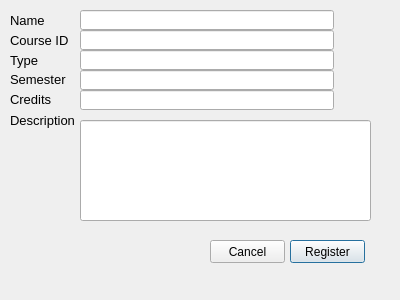
<?xml version="1.0" encoding="UTF-8"?>
<ui version="4.0">
 <class>Dialog</class>
 <widget class="QDialog" name="Dialog">
  <property name="geometry">
   <rect>
    <x>0</x>
    <y>0</y>
    <width>400</width>
    <height>300</height>
   </rect>
  </property>
  <property name="windowTitle">
   <string>Dialog</string>
  </property>
  <widget class="QPushButton" name="btnRegister">
   <property name="geometry">
    <rect>
     <x>290</x>
     <y>240</y>
     <width>75</width>
     <height>23</height>
    </rect>
   </property>
   <property name="text">
    <string>Register</string>
   </property>
  </widget>
  <widget class="QPushButton" name="btnCancel">
   <property name="geometry">
    <rect>
     <x>210</x>
     <y>240</y>
     <width>75</width>
     <height>23</height>
    </rect>
   </property>
   <property name="text">
    <string>Cancel</string>
   </property>
  </widget>
  <widget class="QLabel" name="labelCourseId">
   <property name="geometry">
    <rect>
     <x>10</x>
     <y>30</y>
     <width>71</width>
     <height>21</height>
    </rect>
   </property>
   <property name="text">
    <string>&lt;html&gt;&lt;head/&gt;&lt;body&gt;&lt;p&gt;&lt;span style=&quot; font-size:10pt;&quot;&gt;Course ID&lt;/span&gt;&lt;/p&gt;&lt;/body&gt;&lt;/html&gt;</string>
   </property>
  </widget>
  <widget class="QLabel" name="labelSemester">
   <property name="geometry">
    <rect>
     <x>10</x>
     <y>70</y>
     <width>61</width>
     <height>20</height>
    </rect>
   </property>
   <property name="text">
    <string>&lt;html&gt;&lt;head/&gt;&lt;body&gt;&lt;p&gt;&lt;span style=&quot; font-size:10pt;&quot;&gt;Semester&lt;/span&gt;&lt;/p&gt;&lt;/body&gt;&lt;/html&gt;</string>
   </property>
  </widget>
  <widget class="QLabel" name="labelCredits">
   <property name="geometry">
    <rect>
     <x>10</x>
     <y>90</y>
     <width>51</width>
     <height>20</height>
    </rect>
   </property>
   <property name="text">
    <string>&lt;html&gt;&lt;head/&gt;&lt;body&gt;&lt;p&gt;&lt;span style=&quot; font-size:10pt;&quot;&gt;Credits&lt;/span&gt;&lt;/p&gt;&lt;/body&gt;&lt;/html&gt;</string>
   </property>
  </widget>
  <widget class="QLabel" name="labelDescription">
   <property name="geometry">
    <rect>
     <x>10</x>
     <y>100</y>
     <width>91</width>
     <height>41</height>
    </rect>
   </property>
   <property name="text">
    <string>&lt;html&gt;&lt;head/&gt;&lt;body&gt;&lt;p&gt;&lt;span style=&quot; font-size:10pt;&quot;&gt;Description&lt;/span&gt;&lt;/p&gt;&lt;/body&gt;&lt;/html&gt;</string>
   </property>
  </widget>
  <widget class="QLabel" name="labelType">
   <property name="geometry">
    <rect>
     <x>10</x>
     <y>50</y>
     <width>61</width>
     <height>21</height>
    </rect>
   </property>
   <property name="text">
    <string>&lt;html&gt;&lt;head/&gt;&lt;body&gt;&lt;p&gt;&lt;span style=&quot; font-size:10pt;&quot;&gt;Type&lt;/span&gt;&lt;/p&gt;&lt;/body&gt;&lt;/html&gt;</string>
   </property>
  </widget>
  <widget class="QLineEdit" name="inputCourseId">
   <property name="geometry">
    <rect>
     <x>80</x>
     <y>30</y>
     <width>254</width>
     <height>20</height>
    </rect>
   </property>
   <property name="readOnly">
    <bool>true</bool>
   </property>
  </widget>
  <widget class="QLineEdit" name="inputCourseType">
   <property name="geometry">
    <rect>
     <x>80</x>
     <y>50</y>
     <width>254</width>
     <height>20</height>
    </rect>
   </property>
   <property name="readOnly">
    <bool>true</bool>
   </property>
  </widget>
  <widget class="QLineEdit" name="inputCourseSemester">
   <property name="geometry">
    <rect>
     <x>80</x>
     <y>70</y>
     <width>254</width>
     <height>20</height>
    </rect>
   </property>
   <property name="readOnly">
    <bool>true</bool>
   </property>
  </widget>
  <widget class="QLineEdit" name="inputCourseCredits">
   <property name="geometry">
    <rect>
     <x>80</x>
     <y>90</y>
     <width>254</width>
     <height>20</height>
    </rect>
   </property>
   <property name="readOnly">
    <bool>true</bool>
   </property>
  </widget>
  <widget class="QLineEdit" name="inputCourseDescription">
   <property name="geometry">
    <rect>
     <x>80</x>
     <y>120</y>
     <width>291</width>
     <height>101</height>
    </rect>
   </property>
   <property name="readOnly">
    <bool>true</bool>
   </property>
  </widget>
  <widget class="QLabel" name="labelCourseName">
   <property name="geometry">
    <rect>
     <x>10</x>
     <y>10</y>
     <width>71</width>
     <height>21</height>
    </rect>
   </property>
   <property name="text">
    <string>&lt;html&gt;&lt;head/&gt;&lt;body&gt;&lt;p&gt;&lt;span style=&quot; font-size:10pt;&quot;&gt;Name&lt;/span&gt;&lt;/p&gt;&lt;/body&gt;&lt;/html&gt;</string>
   </property>
  </widget>
  <widget class="QLineEdit" name="inputCourseName">
   <property name="geometry">
    <rect>
     <x>80</x>
     <y>10</y>
     <width>254</width>
     <height>20</height>
    </rect>
   </property>
   <property name="readOnly">
    <bool>true</bool>
   </property>
  </widget>
 </widget>
 <resources/>
 <connections/>
</ui>
